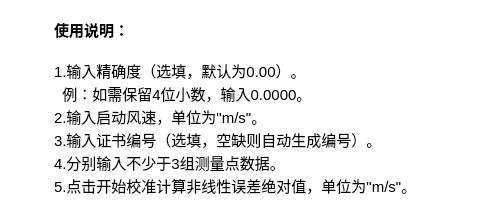
<?xml version="1.0" encoding="UTF-8"?>
<ui version="4.0">
 <class>helpwin</class>
 <widget class="QDialog" name="helpwin">
  <property name="geometry">
   <rect>
    <x>0</x>
    <y>0</y>
    <width>500</width>
    <height>200</height>
   </rect>
  </property>
  <property name="sizePolicy">
   <sizepolicy hsizetype="Fixed" vsizetype="Fixed">
    <horstretch>0</horstretch>
    <verstretch>0</verstretch>
   </sizepolicy>
  </property>
  <property name="minimumSize">
   <size>
    <width>500</width>
    <height>200</height>
   </size>
  </property>
  <property name="maximumSize">
   <size>
    <width>500</width>
    <height>200</height>
   </size>
  </property>
  <property name="font">
   <font>
    <weight>50</weight>
    <italic>false</italic>
    <bold>false</bold>
   </font>
  </property>
  <property name="cursor">
   <cursorShape>ArrowCursor</cursorShape>
  </property>
  <property name="windowTitle">
   <string>帮助</string>
  </property>
  <property name="windowIcon">
   <iconset>
    <normaloff>icon.ico</normaloff>icon.ico</iconset>
  </property>
  <property name="autoFillBackground">
   <bool>false</bool>
  </property>
  <property name="styleSheet">
   <string notr="true">background-color:rgb(255, 255, 255)</string>
  </property>
  <widget class="QTextEdit" name="content">
   <property name="geometry">
    <rect>
     <x>50</x>
     <y>0</y>
     <width>551</width>
     <height>211</height>
    </rect>
   </property>
   <property name="frameShape">
    <enum>QFrame::NoFrame</enum>
   </property>
   <property name="frameShadow">
    <enum>QFrame::Raised</enum>
   </property>
   <property name="undoRedoEnabled">
    <bool>false</bool>
   </property>
   <property name="lineWrapMode">
    <enum>QTextEdit::NoWrap</enum>
   </property>
   <property name="html">
    <string>&lt;!DOCTYPE HTML PUBLIC &quot;-//W3C//DTD HTML 4.0//EN&quot; &quot;http://www.w3.org/TR/REC-html40/strict.dtd&quot;&gt;
&lt;html&gt;&lt;head&gt;&lt;meta name=&quot;qrichtext&quot; content=&quot;1&quot; /&gt;&lt;style type=&quot;text/css&quot;&gt;
p, li { white-space: pre-wrap; }
&lt;/style&gt;&lt;/head&gt;&lt;body style=&quot; font-family:'SimSun'; font-size:9pt; font-weight:400; font-style:normal;&quot;&gt;
&lt;p style=&quot;-qt-paragraph-type:empty; margin-top:0px; margin-bottom:0px; margin-left:0px; margin-right:0px; -qt-block-indent:0; text-indent:0px;&quot;&gt;&lt;br /&gt;&lt;/p&gt;
&lt;p style=&quot; margin-top:0px; margin-bottom:0px; margin-left:0px; margin-right:0px; -qt-block-indent:0; text-indent:0px;&quot;&gt;&lt;span style=&quot; font-size:11pt; font-weight:600;&quot;&gt;使用说明：&lt;/span&gt;&lt;/p&gt;
&lt;p style=&quot;-qt-paragraph-type:empty; margin-top:0px; margin-bottom:0px; margin-left:0px; margin-right:0px; -qt-block-indent:0; text-indent:0px; font-size:11pt; font-weight:600;&quot;&gt;&lt;br /&gt;&lt;/p&gt;
&lt;p style=&quot; margin-top:0px; margin-bottom:0px; margin-left:0px; margin-right:0px; -qt-block-indent:0; text-indent:0px;&quot;&gt;&lt;span style=&quot; font-size:11pt;&quot;&gt;1.输入精确度（选填，默认为0.00）。&lt;/span&gt;&lt;/p&gt;
&lt;p style=&quot; margin-top:0px; margin-bottom:0px; margin-left:0px; margin-right:0px; -qt-block-indent:0; text-indent:0px;&quot;&gt;&lt;span style=&quot; font-size:11pt;&quot;&gt;  例：如需保留4位小数，输入0.0000。&lt;/span&gt;&lt;/p&gt;
&lt;p style=&quot; margin-top:0px; margin-bottom:0px; margin-left:0px; margin-right:0px; -qt-block-indent:0; text-indent:0px;&quot;&gt;&lt;span style=&quot; font-size:11pt;&quot;&gt;2.输入启动风速，单位为&amp;quot;m/s&amp;quot;。&lt;/span&gt;&lt;/p&gt;
&lt;p style=&quot; margin-top:0px; margin-bottom:0px; margin-left:0px; margin-right:0px; -qt-block-indent:0; text-indent:0px;&quot;&gt;&lt;span style=&quot; font-size:11pt;&quot;&gt;3.输入证书编号（选填，空缺则自动生成编号）。&lt;/span&gt;&lt;/p&gt;
&lt;p style=&quot; margin-top:0px; margin-bottom:0px; margin-left:0px; margin-right:0px; -qt-block-indent:0; text-indent:0px;&quot;&gt;&lt;span style=&quot; font-size:11pt;&quot;&gt;4.分别输入不少于3组测量点数据。&lt;/span&gt;&lt;/p&gt;
&lt;p style=&quot; margin-top:0px; margin-bottom:0px; margin-left:0px; margin-right:0px; -qt-block-indent:0; text-indent:0px;&quot;&gt;&lt;span style=&quot; font-size:11pt;&quot;&gt;5.点击开始校准计算非线性误差绝对值，单位为&amp;quot;m/s&amp;quot;。&lt;/span&gt;&lt;/p&gt;
&lt;p style=&quot; margin-top:0px; margin-bottom:0px; margin-left:0px; margin-right:0px; -qt-block-indent:0; text-indent:0px;&quot;&gt;&lt;span style=&quot; font-size:11pt;&quot;&gt;6.点击生成报告即可打印结果。&lt;/span&gt;&lt;/p&gt;
&lt;p style=&quot;-qt-paragraph-type:empty; margin-top:0px; margin-bottom:0px; margin-left:0px; margin-right:0px; -qt-block-indent:0; text-indent:0px; font-size:11pt;&quot;&gt;&lt;br /&gt;&lt;/p&gt;&lt;/body&gt;&lt;/html&gt;</string>
   </property>
   <property name="acceptRichText">
    <bool>true</bool>
   </property>
   <property name="textInteractionFlags">
    <set>Qt::NoTextInteraction</set>
   </property>
  </widget>
 </widget>
 <resources/>
 <connections/>
</ui>
